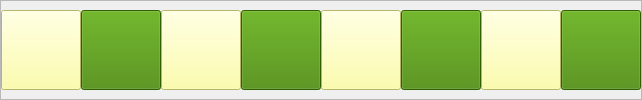
           <widget class="QFrame" name="SixFrame">
            <property name="layoutDirection">
             <enum>Qt::LeftToRight</enum>
            </property>
            <property name="frameShape">
             <enum>QFrame::StyledPanel</enum>
            </property>
            <property name="frameShadow">
             <enum>QFrame::Raised</enum>
            </property>
            <layout class="QHBoxLayout" name="horizontalLayout_6">
             <property name="spacing">
              <number>0</number>
             </property>
             <property name="leftMargin">
              <number>0</number>
             </property>
             <property name="topMargin">
              <number>0</number>
             </property>
             <property name="rightMargin">
              <number>0</number>
             </property>
             <property name="bottomMargin">
              <number>0</number>
             </property>
             <item>
              <widget class="QPushButton" name="A6">
               <property name="minimumSize">
                <size>
                 <width>80</width>
                 <height>80</height>
                </size>
               </property>
               <property name="styleSheet">
                <string notr="true">background-color: rgb(255, 255, 150);</string>
               </property>
               <property name="text">
                <string/>
               </property>
              </widget>
             </item>
             <item>
              <widget class="QPushButton" name="B6">
               <property name="minimumSize">
                <size>
                 <width>80</width>
                 <height>80</height>
                </size>
               </property>
               <property name="styleSheet">
                <string notr="true">background-color: rgb(67, 134, 0);</string>
               </property>
               <property name="text">
                <string/>
               </property>
              </widget>
             </item>
             <item>
              <widget class="QPushButton" name="C6">
               <property name="minimumSize">
                <size>
                 <width>80</width>
                 <height>80</height>
                </size>
               </property>
               <property name="styleSheet">
                <string notr="true">background-color: rgb(255, 255, 150);</string>
               </property>
               <property name="text">
                <string/>
               </property>
              </widget>
             </item>
             <item>
              <widget class="QPushButton" name="D6">
               <property name="minimumSize">
                <size>
                 <width>80</width>
                 <height>80</height>
                </size>
               </property>
               <property name="styleSheet">
                <string notr="true">background-color: rgb(67, 134, 0);</string>
               </property>
               <property name="text">
                <string/>
               </property>
              </widget>
             </item>
             <item>
              <widget class="QPushButton" name="E6">
               <property name="minimumSize">
                <size>
                 <width>80</width>
                 <height>80</height>
                </size>
               </property>
               <property name="styleSheet">
                <string notr="true">background-color: rgb(255, 255, 150);</string>
               </property>
               <property name="text">
                <string/>
               </property>
              </widget>
             </item>
             <item>
              <widget class="QPushButton" name="F6">
               <property name="minimumSize">
                <size>
                 <width>80</width>
                 <height>80</height>
                </size>
               </property>
               <property name="styleSheet">
                <string notr="true">background-color: rgb(67, 134, 0);</string>
               </property>
               <property name="text">
                <string/>
               </property>
              </widget>
             </item>
             <item>
              <widget class="QPushButton" name="G6">
               <property name="minimumSize">
                <size>
                 <width>80</width>
                 <height>80</height>
                </size>
               </property>
               <property name="styleSheet">
                <string notr="true">background-color: rgb(255, 255, 150);</string>
               </property>
               <property name="text">
                <string/>
               </property>
              </widget>
             </item>
             <item>
              <widget class="QPushButton" name="H6">
               <property name="minimumSize">
                <size>
                 <width>80</width>
                 <height>80</height>
                </size>
               </property>
               <property name="styleSheet">
                <string notr="true">background-color: rgb(67, 134, 0);</string>
               </property>
               <property name="text">
                <string/>
               </property>
              </widget>
             </item>
            </layout>
           </widget>
